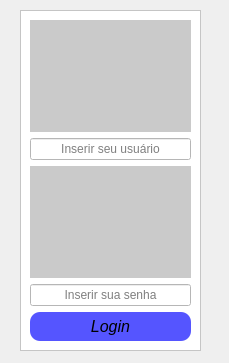
<?xml version="1.0" encoding="UTF-8"?>
<ui version="4.0">
 <class>MainWindow</class>
 <widget class="QMainWindow" name="MainWindow">
  <property name="geometry">
   <rect>
    <x>0</x>
    <y>0</y>
    <width>229</width>
    <height>363</height>
   </rect>
  </property>
  <property name="windowTitle">
   <string>MainWindow</string>
  </property>
  <widget class="QWidget" name="centralwidget">
   <widget class="QFrame" name="frame_3">
    <property name="geometry">
     <rect>
      <x>20</x>
      <y>10</y>
      <width>181</width>
      <height>341</height>
     </rect>
    </property>
    <property name="styleSheet">
     <string notr="true">background-color: rgb(255, 255, 255);</string>
    </property>
    <property name="frameShape">
     <enum>QFrame::StyledPanel</enum>
    </property>
    <property name="frameShadow">
     <enum>QFrame::Raised</enum>
    </property>
    <layout class="QVBoxLayout" name="verticalLayout_3">
     <item>
      <widget class="QLabel" name="lbl_usuario">
       <property name="styleSheet">
        <string notr="true">background-color: rgb(202, 202, 202);</string>
       </property>
       <property name="text">
        <string/>
       </property>
       <property name="pixmap">
        <pixmap resource="icons.qrc">:/icone/_imgs/_imgs/user.png</pixmap>
       </property>
       <property name="scaledContents">
        <bool>true</bool>
       </property>
       <property name="alignment">
        <set>Qt::AlignCenter</set>
       </property>
      </widget>
     </item>
     <item>
      <widget class="QLineEdit" name="lne_usuario">
       <property name="styleSheet">
        <string notr="true"/>
       </property>
       <property name="alignment">
        <set>Qt::AlignCenter</set>
       </property>
       <property name="placeholderText">
        <string>Inserir seu usuário</string>
       </property>
      </widget>
     </item>
     <item>
      <widget class="QLabel" name="lbl_senha">
       <property name="styleSheet">
        <string notr="true">background-color: rgb(202, 202, 202);</string>
       </property>
       <property name="text">
        <string>&lt;html&gt;&lt;head/&gt;&lt;body&gt;&lt;p align=&quot;center&quot;&gt;&lt;img src=&quot;:/icone/_imgs/_imgs/password.png&quot;/&gt;&lt;/p&gt;&lt;/body&gt;&lt;/html&gt;</string>
       </property>
       <property name="alignment">
        <set>Qt::AlignCenter</set>
       </property>
      </widget>
     </item>
     <item>
      <widget class="QLineEdit" name="lne_senha">
       <property name="layoutDirection">
        <enum>Qt::LeftToRight</enum>
       </property>
       <property name="styleSheet">
        <string notr="true"/>
       </property>
       <property name="echoMode">
        <enum>QLineEdit::Password</enum>
       </property>
       <property name="alignment">
        <set>Qt::AlignCenter</set>
       </property>
       <property name="placeholderText">
        <string>Inserir sua senha</string>
       </property>
      </widget>
     </item>
     <item>
      <widget class="QPushButton" name="pushButton">
       <property name="minimumSize">
        <size>
         <width>0</width>
         <height>29</height>
        </size>
       </property>
       <property name="font">
        <font>
         <pointsize>12</pointsize>
         <weight>50</weight>
         <italic>true</italic>
         <bold>false</bold>
         <underline>false</underline>
         <strikeout>false</strikeout>
        </font>
       </property>
       <property name="tabletTracking">
        <bool>false</bool>
       </property>
       <property name="styleSheet">
        <string notr="true">background-color: rgb(85, 85, 255);
border-radius: 10px
</string>
       </property>
       <property name="text">
        <string>Login</string>
       </property>
      </widget>
     </item>
    </layout>
   </widget>
  </widget>
 </widget>
 <resources>
  <include location="icons.qrc"/>
 </resources>
 <connections/>
</ui>
